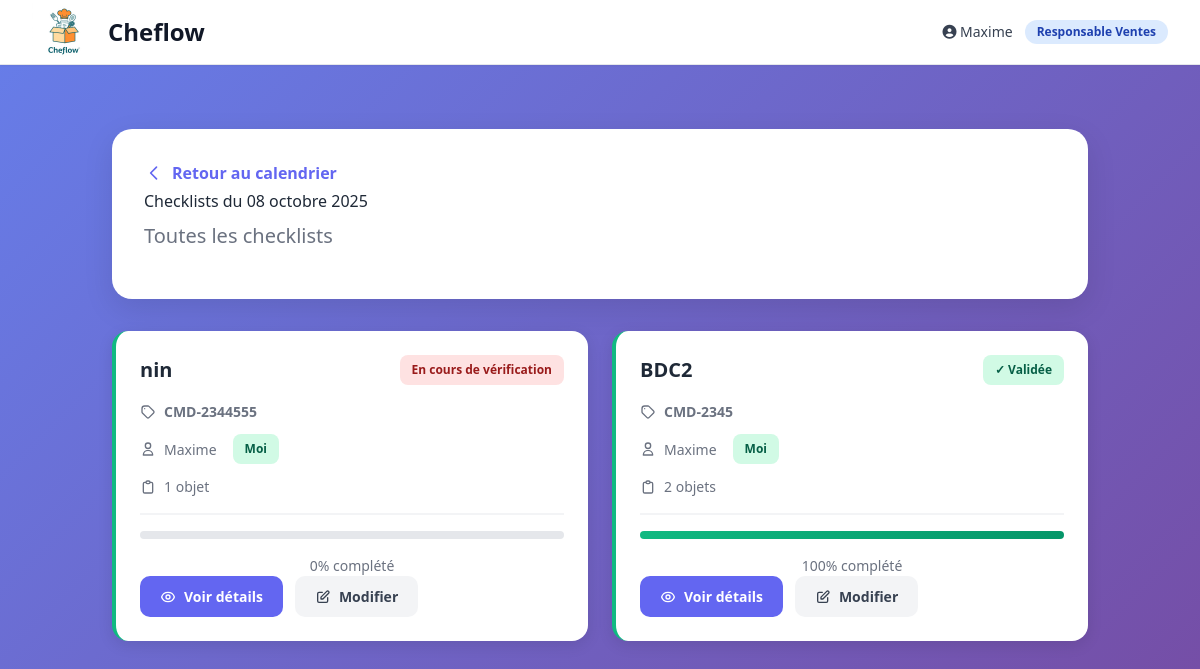
Page /ventes/checklists/date/2025-10-08/ (signed in) on the earlier database version.
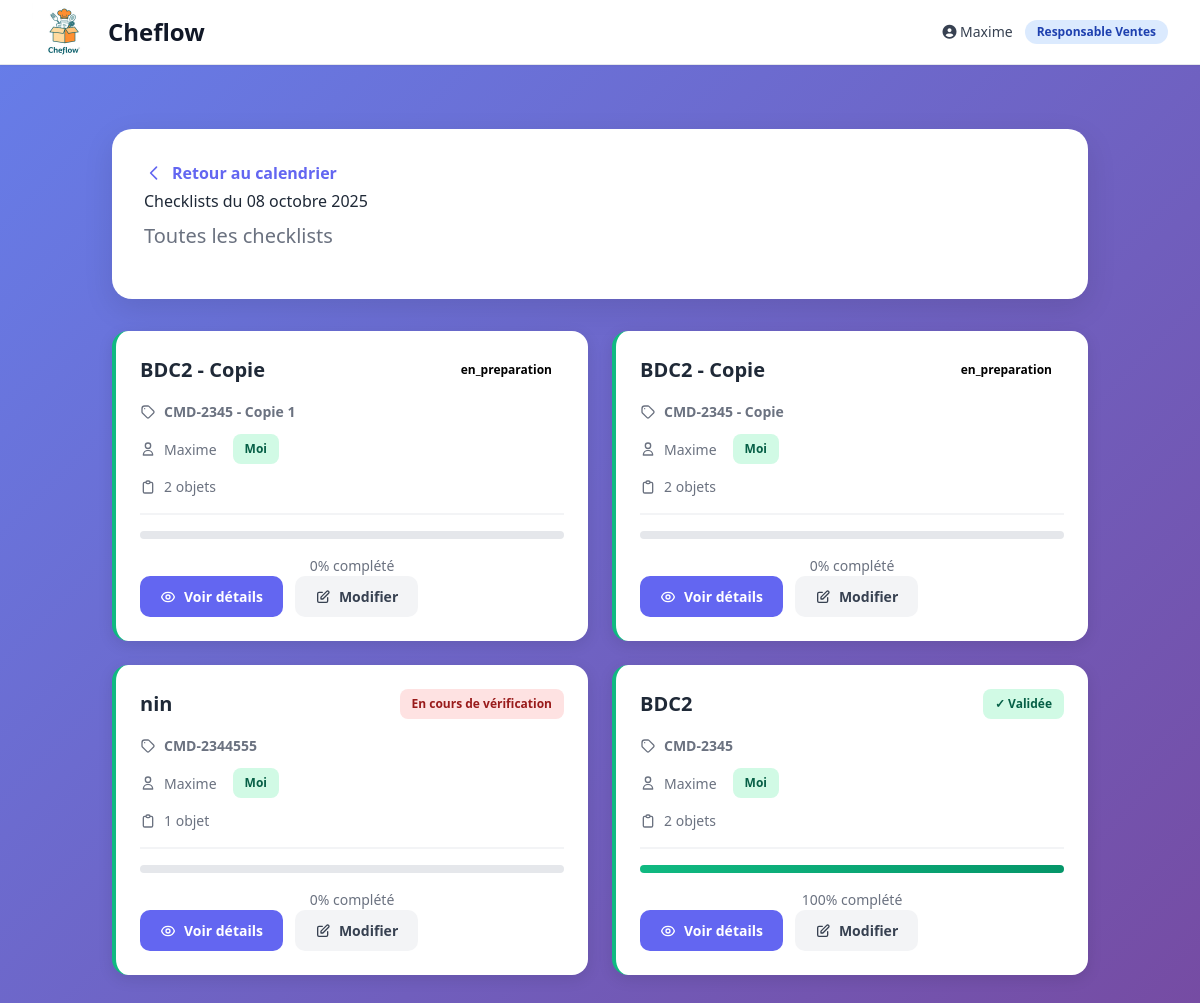
Same page on the later database version.
### users/models.py (models this page shows, shortened)
class CustomUser(AbstractUser):
    ROLE_CHOICES = [
        ('livreur', 'Livreur'),
        ('resp_livraison', 'Responsable Livraison'),
        ('vendeur', 'Vendeur/Vendeuse'),
        ('resp_ventes', 'Responsable Ventes'),
        ('cuisinier', 'Cuisinier'),
        ('resp_dept_cuisine', 'Responsable Département Cuisine'),
        ('chef_cuisine', 'Chef Cuisine'),
        ('chef_commande', 'Chef Commande'),
        ('maitre_hotel', 'Maître d\'Hôtel'),
        ('comptable', 'Comptable'),
        ('verificateur_checklist', 'Vérificateur Checklist'),
        ('admin', 'Administrateur'),
    ]
    role = models.CharField(max_length=30, choices=ROLE_CHOICES)
    telephone = models.CharField(max_length=20, blank=True)
    photo = models.ImageField(upload_to='users/', blank=True, null=True)
    departement_cuisine = models.CharField(max_length=50, blank=True)
    class Meta:
        verbose_name = 'Utilisateur'
        verbose_name_plural = 'Utilisateurs'

### ventes/models.py (models this page shows, shortened)
class Checklist(models.Model):
    STATUS_CHOICES = [
        ('brouillon', 'Brouillon'),
        ('en_attente', 'En attente de vérification'),
        ('en_cours', 'En cours de vérification'),
        ('validee', 'Validée'),
        ('incomplete', 'Incomplète'),
    ]
    id = models.UUIDField(primary_key=True, default=uuid.uuid4, editable=False)
    nom = models.CharField(max_length=200)
    numero_commande = models.CharField(max_length=20, unique=True, help_text="Pour lier à une livraison")
    livraison = models.ForeignKey('livraison.Livraison', on_delete=models.SET_NULL, null=True, blank=True, related_name='checklists')
    creee_par = models.ForeignKey(settings.AUTH_USER_MODEL, on_delete=models.SET_NULL, null=True, related_name='checklists_creees')
    verificateur = models.ForeignKey(settings.AUTH_USER_MODEL, on_delete=models.SET_NULL, null=True, blank=True, related_name='checklists_verifiees')
    date_evenement = models.DateField()
    date_creation = models.DateTimeField(default=timezone.now)
    date_modification = models.DateTimeField(auto_now=True)
    date_verification = models.DateTimeField(null=True, blank=True)
    status = models.CharField(max_length=20, choices=STATUS_CHOICES, default='en_cours')
    notes = models.TextField(blank=True)
    notes_verificateur = models.TextField(blank=True)
    class Meta:
        ordering = ['-date_evenement', '-date_creation']
        verbose_name = 'Checklist'
        verbose_name_plural = 'Checklists'
    def progression(self):
        total = self.items.count()
        if total == 0:
            return 0
        valides = self.items.filter(statut_verification='valide').count()
        return round((valides / total) * 100)

### ventes/views.py (the view)
# urls.py: path('checklists/date/<str:date>/', views.checklists_by_date, name='checklists_by_date'),
@login_required
def checklists_by_date(request, date):
    try:
        date_obj = datetime.strptime(date, '%Y-%m-%d').date()
    except ValueError:
        messages.error(request, "Date invalide")
        return redirect('ventes:dashboard_vendeuse')
    view_type = request.GET.get('view', 'all')
    checklists = Checklist.objects.filter(date_evenement=date_obj)
    if view_type == 'mine':
        checklists = checklists.filter(creee_par=request.user)
    checklists = checklists.select_related('creee_par').prefetch_related('items')
    context = {
        'date': date_obj,
        'checklists': checklists,
        'view_type': view_type,
    }
    return render(request, 'ventes/vendeuse/checklists_date.html', context)

### templates/ventes/vendeuse/checklists_date.html (shortened to what this page needs)
{% extends 'base/base.html' %}
{% load static %}
{% block content %}
<div class="container">
    <div class="header-card">
        <div class="header-top">
            <div>
                <a href="{% url 'ventes:dashboard_vendeuse' %}" class="back-btn">
                    <svg width="20" height="20" fill="none" stroke="currentColor" viewBox="0 0 24 24">
                        <path stroke-linecap="round" stroke-linejoin="round" stroke-width="2" d="M15 19l-7-7 7-7"/>
                    </svg>
                    Retour au calendrier
                </a>
                <h1>Checklists du {{ date|date:"d F Y" }}</h1>
                <p class="date-display">
                    {% if view_type == 'mine' %}
                        Mes checklists uniquement
                    {% else %}
                        Toutes les checklists
                    {% endif %}
                </p>
            </div>
        </div>
    </div>
    {% if checklists %}
    <div class="checklist-grid">
        {% for checklist in checklists %}
        <div class="checklist-card {% if checklist.creee_par == request.user %}mine{% endif %}">
            <div class="checklist-header">
                <div class="checklist-title">{{ checklist.nom }}</div>
                <span class="badge {{ checklist.status }}">
                    {% if checklist.status == 'validee' %}✓ Validée{% else %}{{ checklist.get_status_display }}{% endif %}
                </span>
            </div>
            <div class="checklist-info">
                <div class="info-row">
                    <svg width="16" height="16" fill="none" stroke="currentColor" viewBox="0 0 24 24">
                        <path stroke-linecap="round" stroke-linejoin="round" stroke-width="2" d="M7 7h.01M7 3h5c.512 0 1.024.195 1.414.586l7 7a2 2 0 010 2.828l-7 7a2 2 0 01-2.828 0l-7-7A1.994 1.994 0 013 12V7a4 4 0 014-4z"/>
                    </svg>
                    <strong>{{ checklist.numero_commande }}</strong>
                </div>
                <div class="info-row">
                    <svg width="16" height="16" fill="none" stroke="currentColor" viewBox="0 0 24 24">
                        <path stroke-linecap="round" stroke-linejoin="round" stroke-width="2" d="M16 7a4 4 0 11-8 0 4 4 0 018 0zM12 14a7 7 0 00-7 7h14a7 7 0 00-7-7z"/>
                    </svg>
                    {{ checklist.creee_par.get_full_name|default:checklist.creee_par.username }}
                    {% if checklist.creee_par == request.user %}
                        <span class="badge mine" style="margin-left: 0.5rem;">Moi</span>
                    {% endif %}
                </div>
                <div class="info-row">
                    <svg width="16" height="16" fill="none" stroke="currentColor" viewBox="0 0 24 24">
                        <path stroke-linecap="round" stroke-linejoin="round" stroke-width="2" d="M9 5H7a2 2 0 00-2 2v12a2 2 0 002 2h10a2 2 0 002-2V7a2 2 0 00-2-2h-2M9 5a2 2 0 002 2h2a2 2 0 002-2M9 5a2 2 0 012-2h2a2 2 0 012 2"/>
                    </svg>
                    {{ checklist.items.count }} objet{{ checklist.items.count|pluralize }}
                </div>
            </div>
            <div class="progress-bar-container">
                <div class="progress-bar" style="width: {{ checklist.progression }}%"></div>
            </div>
            <div style="text-align: center; color: #6b7280; font-size: 0.875rem; margin-top: 0.5rem;">
                {{ checklist.progression }}% complété
            </div>
            <div class="checklist-actions">
                <a href="{% url 'ventes:checklist_detail' checklist.pk %}" class="btn btn-primary">
                    Voir détails
                </a>
                {% if checklist.creee_par == request.user %}
                <a href="{% url 'ventes:checklist_edit' checklist.pk %}" class="btn btn-secondary">
                    <svg width="16" height="16" fill="none" stroke="currentColor" viewBox="0 0 24 24">
                        <path stroke-linecap="round" stroke-linejoin="round" stroke-width="2" d="M11 5H6a2 2 0 00-2 2v11a2 2 0 002 2h11a2 2 0 002-2v-5m-1.414-9.414a2 2 0 112.828 2.828L11.828 15H9v-2.828l8.586-8.586z"/>
                    </svg>
                    Modifier
                </a>
                {% endif %}
            </div>
        </div>
        {% endfor %}
    </div>
    {% endif %}
</div>
{% endblock %}

### templates/base/base.html (shortened to what this page needs)
{% load static %}
<!DOCTYPE html>
<html lang="fr">
<head>
    <script src="https://cdn.tailwindcss.com"></script>
   <link rel="stylesheet" href="https://cdnjs.cloudflare.com/ajax/libs/font-awesome/6.4.0/css/all.min.css">
    <link rel="stylesheet" href="https://cdnjs.cloudflare.com/ajax/libs/font-awesome/6.4.0/css/all.min.css">
</head>
<body class="bg-gray-50">
    <nav class="bg-white shadow-sm border-b border-gray-200" x-data="{ mobileMenuOpen: false }">
        <div class="max-w-7xl mx-auto px-4 sm:px-6 lg:px-8">
            <div class="flex justify-between h-16">
                <div class="flex items-center">
                    <h1 class="text-xl sm:text-2xl font-bold text-gray-900 flex items-center gap-2 sm:gap-3">
                        <img src="{% static 'images/logo.jpeg' %}"
                             alt="Cheflow Logo"
                             class="h-12 sm:h-16 w-auto">
                        <span class="hidden sm:inline">Cheflow</span>
                    </h1>
                </div>
                <div class="hidden md:flex items-center space-x-4">
                    {% if user.is_authenticated %}
                        <div class="flex items-center space-x-3">
                            <span class="text-sm text-gray-700">
                                <i class="fas fa-user-circle"></i>
                                {{ user.get_full_name|default:user.username }}
                            </span>
                            <span class="px-3 py-1 text-xs font-semibold rounded-full bg-blue-100 text-blue-800">
                                {{ user.get_role_display }}
                            </span>
                        </div>
                    {% endif %}
                </div>
            </div>
        </div>
    </nav>
    <main class="max-w-7xl mx-auto px-4 sm:px-6 lg:px-8 py-8">
        {% block content %}{% endblock %}
    </main>
</body>
</html>

### templates/ventes/vendeuse/checklists_date.html (style rules this page uses)
body { background: linear-gradient(135deg, #667eea 0%, #764ba2 100%); min-height: 100vh; }
.container { max-width: 1200px; margin: 2rem auto; padding: 0 1.5rem; }
.header-card { background: white; border-radius: 20px; padding: 2rem; margin-bottom: 2rem; box-shadow: 0 10px 30px rgba(0,0,0,0.1); }
.header-top { display: flex; justify-content: space-between; align-items: center; margin-bottom: 1rem; flex-wrap: wrap; gap: 1rem; }
.back-btn { display: inline-flex; align-items: center; gap: 0.5rem; color: #6366f1; text-decoration: none; font-weight: 600; transition: all 0.3s ease; }
h1 { font-size: 2rem; color: #1f2937; margin: 0; }
.date-display { font-size: 1.25rem; color: #6b7280; margin-top: 0.5rem; }
.checklist-grid { display: grid; grid-template-columns: repeat(auto-fill, minmax(350px, 1fr)); gap: 1.5rem; }
.checklist-card { background: white; border-radius: 16px; padding: 1.5rem; box-shadow: 0 4px 15px rgba(0,0,0,0.1); transition: all 0.3s ease; border-left: 4px solid #6366f1; }
.checklist-card.mine { border-left-color: #10b981; }
.checklist-header { display: flex; justify-content: space-between; align-items: start; margin-bottom: 1rem; }
.checklist-title { font-size: 1.25rem; font-weight: 700; color: #1f2937; }
.badge { padding: 0.375rem 0.75rem; border-radius: 8px; font-size: 0.75rem; font-weight: 600; }
.badge.validee { background: #d1fae5; color: #065f46; }
.badge.brouillon, .badge.en_cours { background: #fee2e2; color: #991b1b; }
.badge.mine { background: #d1fae5; color: #065f46; }
.checklist-info { display: flex; flex-direction: column; gap: 0.75rem; margin-bottom: 1rem; padding-bottom: 1rem; border-bottom: 2px solid #f3f4f6; }
.info-row { display: flex; align-items: center; gap: 0.5rem; color: #6b7280; font-size: 0.875rem; }
.progress-bar-container { width: 100%; height: 8px; background: #e5e7eb; border-radius: 10px; overflow: hidden; margin: 1rem 0; }
.progress-bar { height: 100%; background: linear-gradient(90deg, #10b981, #059669); transition: width 0.3s ease; }
.checklist-actions { display: flex; gap: 0.75rem; flex-wrap: wrap; }
.btn { padding: 0.625rem 1.25rem; border-radius: 10px; font-weight: 600; cursor: pointer; transition: all 0.3s ease; border: none; text-decoration: none; display: inline-flex; align-items: center; gap: 0.5rem; font-size: 0.875rem; }
.btn-primary { background: #6366f1; color: white; }
.btn-secondary { background: #f3f4f6; color: #374151; }

Differences in the rows shown:
added Checklist: nom "BDC2 - Copie", status "en_preparation", numero_commande "CMD-2345 - Copie 1", creee_par.get_full_name "Maxime", shows "Moi", items.count "2", progression "0", shows "Modifier"
added Checklist: nom "BDC2 - Copie", status "en_preparation", numero_commande "CMD-2345 - Copie", creee_par.get_full_name "Maxime", shows "Moi", items.count "2", progression "0", shows "Modifier"
